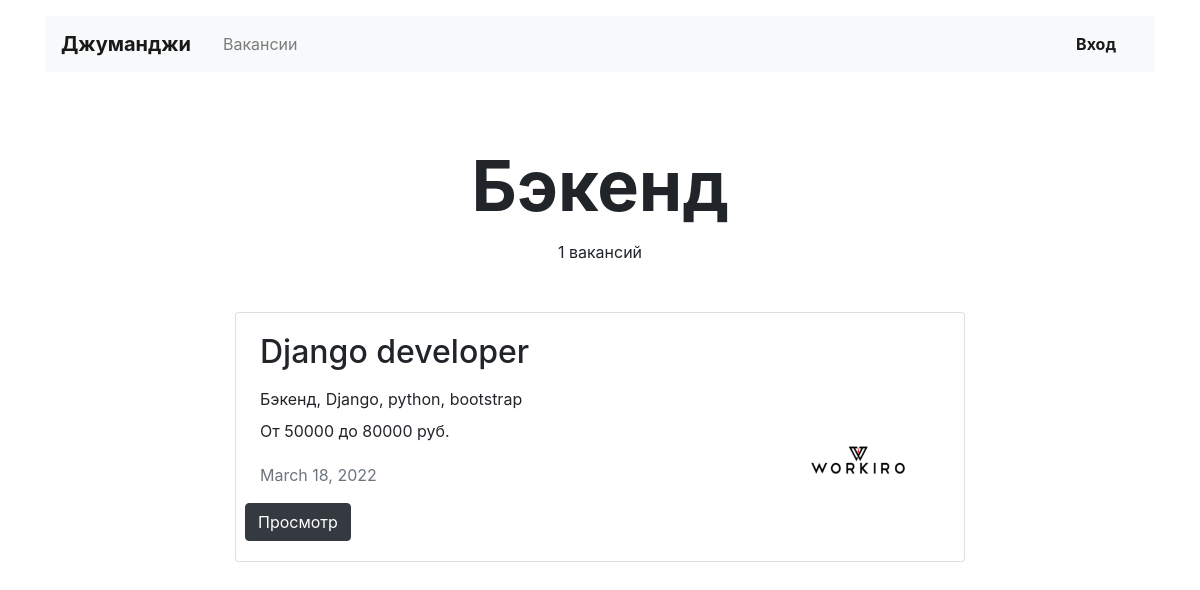
Page /vacancies/cat/backend/ on the earlier database version.
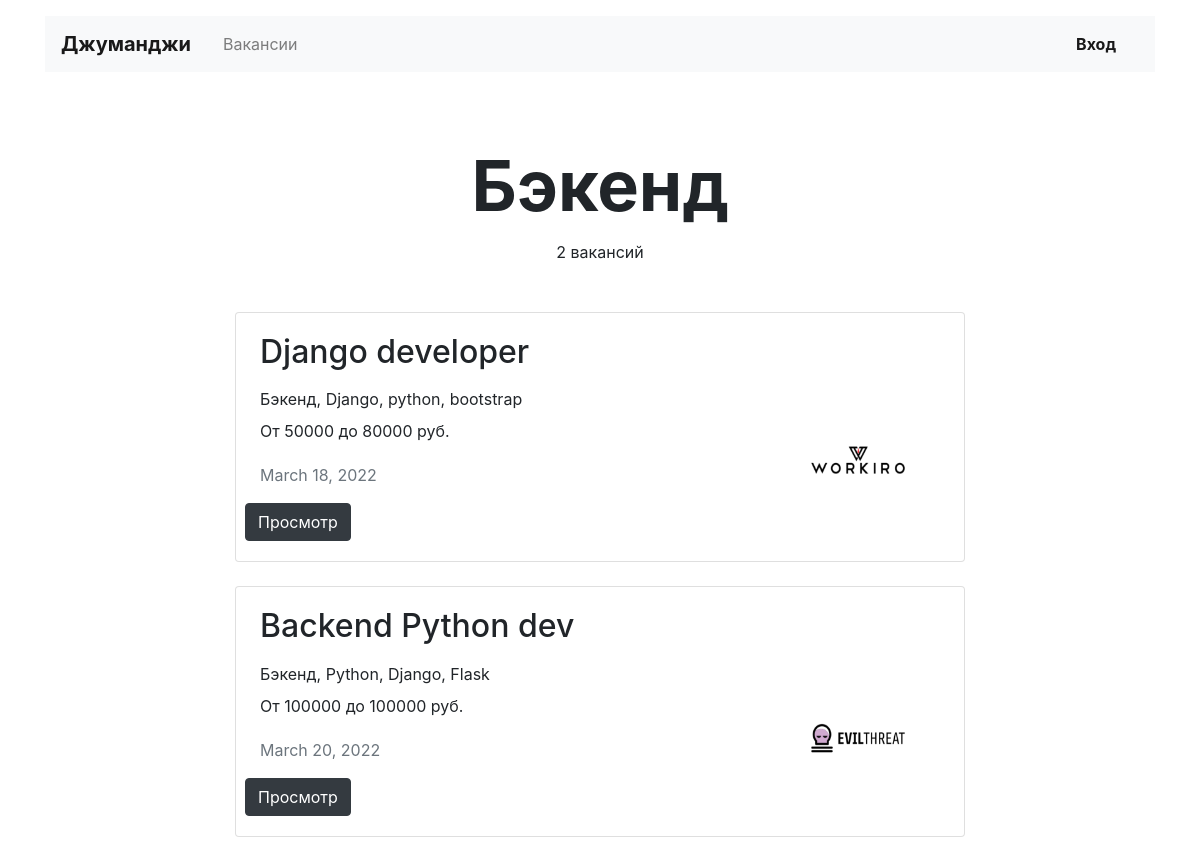
Same page on the later database version.
### work/models.py (models this page shows, shortened)
class Vacancy(models.Model):
    title = models.CharField(max_length=50)
    speciality = models.ForeignKey(Specialty, on_delete=models.CASCADE, related_name='vacancies')
    company = models.ForeignKey(Company, on_delete=models.CASCADE, related_name='vacancies')
    skills = models.CharField(max_length=255)
    description = models.TextField()
    salary_min = models.IntegerField()
    salary_max = models.IntegerField()
    posted = models.DateField()

class Specialty(models.Model):
    code = models.CharField(max_length=50)
    title = models.CharField(max_length=50)
    picture = models.ImageField(default='https://place-hold.it/100x60', upload_to=MEDIA_SPECIALITY_IMAGE_DIR)

class Company(models.Model):
    name = models.CharField(max_length=50)
    location = models.CharField(max_length=50)
    logo = models.ImageField(default='https://place-hold.it/100x60', upload_to=MEDIA_COMPANY_IMAGE_DIR)
    description = models.TextField()
    employee_count = models.IntegerField()
    owner = models.OneToOneField(User, on_delete=models.CASCADE)

### work/views.py (the view)
# urls.py: path('vacancies/cat/<str:category>/', view.vacancy_cat_view, name='vac_cat'),
def vacancy_cat_view(request, category):
    try:
        spec = mdl.Specialty.objects.get(code=category)
    except mdl.Specialty.DoesNotExist:
        raise Http404
    vacancies = mdl.Vacancy.objects.filter(speciality=spec.id)
    return render(request, "work/vacancy_cat.html", context={
        "spec": spec,
        "vacancies": vacancies,
        "count": len(vacancies),
    })

### work/templates/work/vacancy_cat.html
{% extends "work/base.html" %}
{% block content %}
  <main class="container mt-3">
    <section>
      <h1 class="h1 text-center mx-auto mt-4 pt-5" style="font-size: 70px;"><strong>{{ spec.title }}</strong></h1>
      <p class="text-center pt-1">{{ count }} вакансий</p>
      <div class="row mt-5">
        <div class="col-12 col-lg-8 offset-lg-2 m-auto">
          {% for vac in vacancies %}
          <div class="card mb-4">
            <div class="card-body px-4">
              <div class="row">
                <div class="col-12 col-md-8 col-lg-9">
                  <h2 class="h2 pb-2">{{ vac.title }}</h2>
                   <p class="mb-2">{{ vac.speciality.title }}, {{ vac.skills }}</p>
                  <p>От {{ vac.salary_min }} до {{ vac.salary_max }} руб.</p>
                  <p class="text-muted pt-1">{{ vac.posted }}</p>
                </div>
                <div class="col-12 col-md-4 col-lg-3 d-flex align-items-end">
                  <a href="{% url 'vacancy' vac.id %}"><img src="{{ vac.company.logo.url }}" width="130" height="80" alt=""></a>
                </div>
                <a href="{% url 'vacancy' vac.id %}" class="btn btn-dark">Просмотр</a>
              </div>
            </div>
          </div>
          {% endfor %}
        </div>
      </div>
    </section>
  </main>
  {% endblock content %}

Differences in the rows shown:
added Vacancy: title "Backend Python dev", speciality "Бэкенд", skills "Python, Django, Flask", salary_min "100000", salary_max "100000", posted "March 20, 2022", company.logo (picture)
Other differences:
{{ count }}: "1" → "2"
